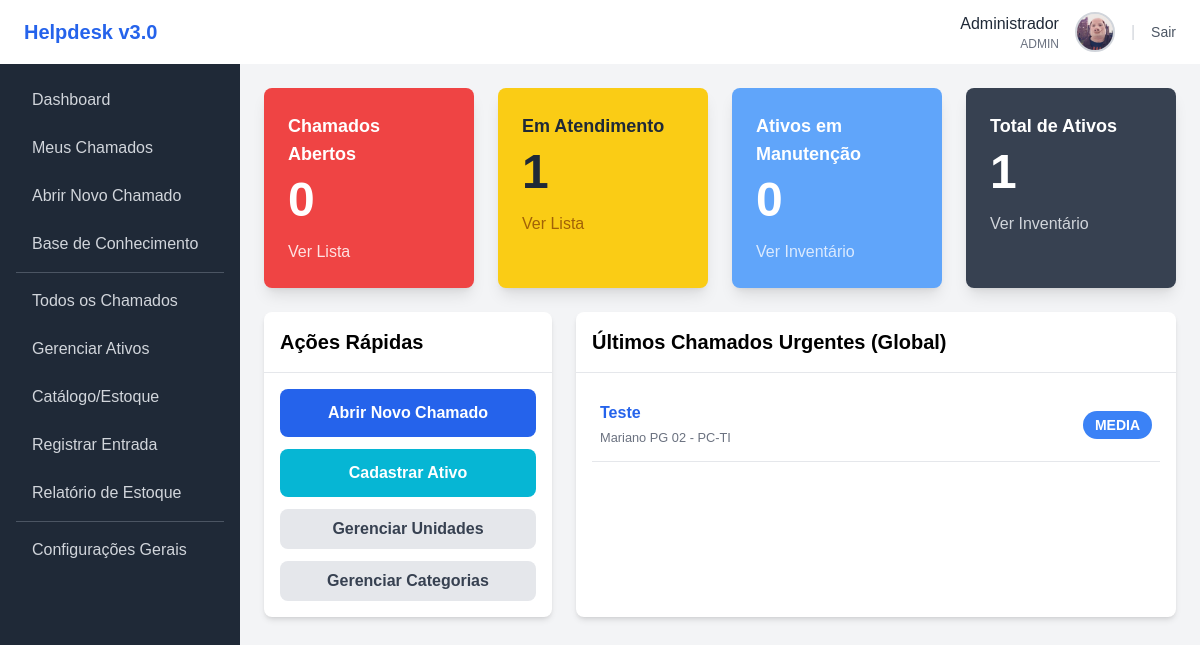
/index.php (signed in), run on the app's committed database.
### tables this page shows
CREATE TABLE `chamados` (
  `id_chamado` int(11) NOT NULL,
  `titulo` varchar(255) NOT NULL,
  `problema_relatado` text NOT NULL,
  `solucao_aplicada` text DEFAULT NULL,
  `autor_id` int(11) NOT NULL COMMENT 'FK para usuarios.id (quem abriu)',
  `tecnico_id` int(11) DEFAULT NULL COMMENT 'FK para usuarios.id (quem atendeu)',
  `ativo_id` int(11) DEFAULT NULL COMMENT 'O chamado é sobre este ativo? (Opcional)',
  `categoria_id` int(11) DEFAULT NULL COMMENT 'Qual o tipo de problema?',
  `status_chamado` varchar(50) NOT NULL DEFAULT 'Aberto' COMMENT 'Aberto, Em Atendimento, Fechado',
  `prioridade` varchar(20) DEFAULT 'Média',
  `dt_abertura` datetime DEFAULT current_timestamp(),
  `dt_fechamento` datetime DEFAULT NULL
);

CREATE TABLE `unidades` (
  `id_unidade` int(11) NOT NULL,
  `nome_unidade` varchar(100) NOT NULL COMMENT 'Ex: Supermercado Matriz, Posto Centro'
);

CREATE TABLE `ativos` (
  `id_ativo` int(11) NOT NULL,
  `modelo_id` int(11) NOT NULL COMMENT 'O que ele é (do catálogo)',
  `unidade_id` int(11) NOT NULL COMMENT 'Onde ele está fisicamente',
  `nome_ativo` varchar(100) NOT NULL COMMENT 'Ex: PDV-01, PC-FINANCEIRO-02',
  `patrimonio` varchar(50) DEFAULT NULL,
  `ip_address` varchar(45) DEFAULT NULL,
  `remote_id` varchar(50) DEFAULT NULL COMMENT 'AnyDesk, TeamViewer',
  `operating_system` varchar(50) DEFAULT NULL,
  `status_ativo` varchar(50) NOT NULL DEFAULT 'Ativo' COMMENT 'Ativo, Manutenção, Baixado'
);

### index.php (the view, shortened to what this page needs)
<?php
require_once 'includes/header.php';
$params_abertos = [];
$params_andamento = [];
$params_recentes = [];
$sql_recentes_join_ativo = "LEFT JOIN ativos a ON c.ativo_id = a.id_ativo
                            LEFT JOIN unidades u ON a.unidade_id = u.id_unidade";
if ($usuario_role_logado == 'USUARIO') {
    $sql_abertos = "SELECT COUNT(*) FROM chamados WHERE status_chamado = 'Aberto' AND autor_id = ?";
    $params_abertos = [$usuario_id_logado];
    $sql_andamento = "SELECT COUNT(*) FROM chamados WHERE status_chamado = 'Em Atendimento' AND autor_id = ?";
    $params_andamento = [$usuario_id_logado];
    $sql_recentes_where = "WHERE (c.status_chamado = 'Aberto' OR c.status_chamado = 'Em Atendimento') AND c.autor_id = ?";
    $params_recentes = [$usuario_id_logado];
    $total_ativos = 0;
    $total_manutencao = 0;
} else {
    $sql_abertos = "SELECT COUNT(*) FROM chamados WHERE status_chamado = 'Aberto'";
    $sql_andamento = "SELECT COUNT(*) FROM chamados WHERE status_chamado = 'Em Atendimento'";
    $stmt_ativos = $pdo->query("SELECT COUNT(*) FROM ativos");
    $total_ativos = $stmt_ativos->fetchColumn();
    $stmt_manutencao = $pdo->query("SELECT COUNT(*) FROM ativos WHERE status_ativo = 'EM_MANUTENCAO'");
    $total_manutencao = $stmt_manutencao->fetchColumn();
    $sql_recentes_where = "WHERE (c.status_chamado = 'Aberto' OR c.status_chamado = 'Em Atendimento')";
}
$stmt_abertos = $pdo->prepare($sql_abertos);
$stmt_abertos->execute($params_abertos);
$total_abertos = $stmt_abertos->fetchColumn();
$stmt_andamento = $pdo->prepare($sql_andamento);
$stmt_andamento->execute($params_andamento);
$total_andamento = $stmt_andamento->fetchColumn();
$sql_recentes = "SELECT
                    c.id_chamado,
                    c.titulo,
                    c.prioridade,
                    a.nome_ativo,
                    u.nome_unidade
                FROM chamados c
                $sql_recentes_join_ativo
                $sql_recentes_where
                ORDER BY c.dt_abertura DESC
                LIMIT 5";
$stmt_recentes = $pdo->prepare($sql_recentes);
$stmt_recentes->execute($params_recentes);
$chamados_recentes = $stmt_recentes->fetchAll();
?>
<?php if ($usuario_role_logado == 'USUARIO'): ?>
    <div class="grid grid-cols-1 md:grid-cols-2 gap-6 mb-6">
<?php else: ?>
    <div class="grid grid-cols-1 md:grid-cols-2 lg:grid-cols-4 gap-6 mb-6">
<?php endif; ?>
    <div class="bg-red-500 shadow-lg rounded-lg p-6 text-white">
        <h5 class="text-lg font-semibold mb-2">Chamados Abertos</h5>
        <p class="text-5xl font-bold"><?= $total_abertos ?></p>
        <a href="<?= $base_url ?>/chamados/index.php?status=Aberto" class="text-red-100 hover:text-white mt-4 inline-block">Ver Lista</a>
    </div>
    <div class="bg-yellow-400 shadow-lg rounded-lg p-6 text-gray-800">
        <h5 class="text-lg font-semibold mb-2">Em Atendimento</h5>
        <p class="text-5xl font-bold"><?= $total_andamento ?></p>
        <a href="<?= $base_url ?>/chamados/index.php?status=Em Atendimento" class="text-yellow-700 hover:text-black mt-4 inline-block">Ver Lista</a>
    </div>
    <?php if ($usuario_role_logado != 'USUARIO'): ?>
        <div class="bg-blue-400 shadow-lg rounded-lg p-6 text-white">
            <h5 class="text-lg font-semibold mb-2">Ativos em Manutenção</h5>
            <p class="text-5xl font-bold"><?= $total_manutencao ?></p>
            <a href="<?= $base_url ?>/ativos/index.php" class="text-blue-100 hover:text-white mt-4 inline-block">Ver Inventário</a>
        </div>
        <div class="bg-gray-700 shadow-lg rounded-lg p-6 text-white">
            <h5 class="text-lg font-semibold mb-2">Total de Ativos</h5>
            <p class="text-5xl font-bold"><?= $total_ativos ?></p>
            <a href="<?= $base_ci ?>/ativos/index.php" class="text-gray-300 hover:text-white mt-4 inline-block">Ver Inventário</a>
        </div>
    <?php endif; ?>
</div>
<div class="grid grid-cols-1 lg:grid-cols-3 gap-6">
    <div class="lg:col-span-1 bg-white shadow-md rounded-lg overflow-hidden">
        <div class="p-4 border-b border-gray-200">
            <h3 class="text-xl font-semibold">Ações Rápidas</h3>
        </div>
        <div class="p-4">
            <div class="flex flex-col space-y-3">
                <a href="<?= $base_url ?>/chamados/novo.php" class="w-full text-center bg-blue-600 text-white font-bold py-3 px-4 rounded-lg hover:bg-blue-700 transition duration-300">
                    Abrir Novo Chamado
                </a>
                <?php if ($usuario_role_logado == 'TECNICO' || $usuario_role_logado == 'ADMIN'): ?>
                <a href="<?= $base_url ?>/ativos/novo.php" class="w-full text-center bg-cyan-500 text-white font-bold py-3 px-4 rounded-lg hover:bg-cyan-600 transition duration-300">
                    Cadastrar Ativo
                </a>
                <?php endif; ?>
                <?php if ($usuario_role_logado == 'ADMIN'): ?>
                <a href="<?= $base_url ?>/admin/unidades/index.php" class="w-full text-center bg-gray-200 text-gray-700 font-semibold py-2 px-4 rounded-lg hover:bg-gray-300 transition duration-300">
                    Gerenciar Unidades
                </a>
                <a href="<?= $base_url ?>/admin/categorias/index.php" class="w-full text-center bg-gray-200 text-gray-700 font-semibold py-2 px-4 rounded-lg hover:bg-gray-300 transition duration-300">
                    Gerenciar Categorias
                </a>
                <?php endif; ?>
            </div>
        </div>
    </div>
    <div class="lg:col-span-2 bg-white shadow-md rounded-lg overflow-hidden">
        <div class="p-4 border-b border-gray-200">
            <h3 class="text-xl font-semibold">
                <?php if ($usuario_role_logado == 'USUARIO'): ?>
                    Meus Últimos Chamados
                <?php else: ?>
                    Últimos Chamados Urgentes (Global)
                <?php endif; ?>
            </h3>
        </div>
        <div class="p-4">
            <table class="w-full">
                <tbody>
                    <?php foreach ($chamados_recentes as $chamado): ?>
                        <tr class="border-b border-gray-200 hover:bg-gray-50">
                            <td class="py-3 px-2">
                                <a href="<?= $base_url ?>/chamados/ver.php?id=<?= $chamado['id_chamado'] ?>" class="text-blue-600 hover:underline">
                                    <strong><?= htmlspecialchars($chamado['titulo']) ?></strong>
                                </a>
                                <br>
                                <small class="text-gray-500">
                                    <?= htmlspecialchars($chamado['nome_unidade'] ?? 'Sem Unidade') ?> -
                                    <?= htmlspecialchars($chamado['nome_ativo'] ?? 'Sem Ativo') ?>
                                </small>
                            </td>
                            <td class="py-3 px-2 text-right">
                                <?php
                                $badge_class = 'bg-gray-500 text-white';
                                if ($chamado['prioridade'] == 'URGENTE') $badge_class = 'bg-red-600 text-white';
                                elseif ($chamado['prioridade'] == 'ALTA') $badge_class = 'bg-yellow-500 text-black';
                                elseif ($chamado['prioridade'] == 'MEDIA') $badge_class = 'bg-blue-500 text-white';
                                elseif ($chamado['prioridade'] == 'BAIXA') $badge_class = 'bg-green-500 text-white';
                                ?>
                                <span class="inline-block px-3 py-1 text-sm font-semibold rounded-full <?= $badge_class ?>">
                                    <?= htmlspecialchars($chamado['prioridade']) ?>
                                </span>
                            </td>
                        </tr>
                    <?php endforeach; ?>
                </tbody>
            </table>
        </div>
    </div>
</div>
<?php
require_once 'includes/footer.php';
?>

### includes/header.php (style rules this page uses)
body { font-family: Arial, sans-serif; }

### data on the page
chamados: titulo "Teste", unidades.nome_unidade "Mariano PG 02", ativo.nome_ativo "PC-TI", prioridade "MEDIA"

### other printed values
$usuario_nome_logado "Administrador"
$usuario_role_logado "ADMIN"
$total_abertos "0"
$total_andamento "1"
$total_manutencao "0"
$total_ativos "1"
